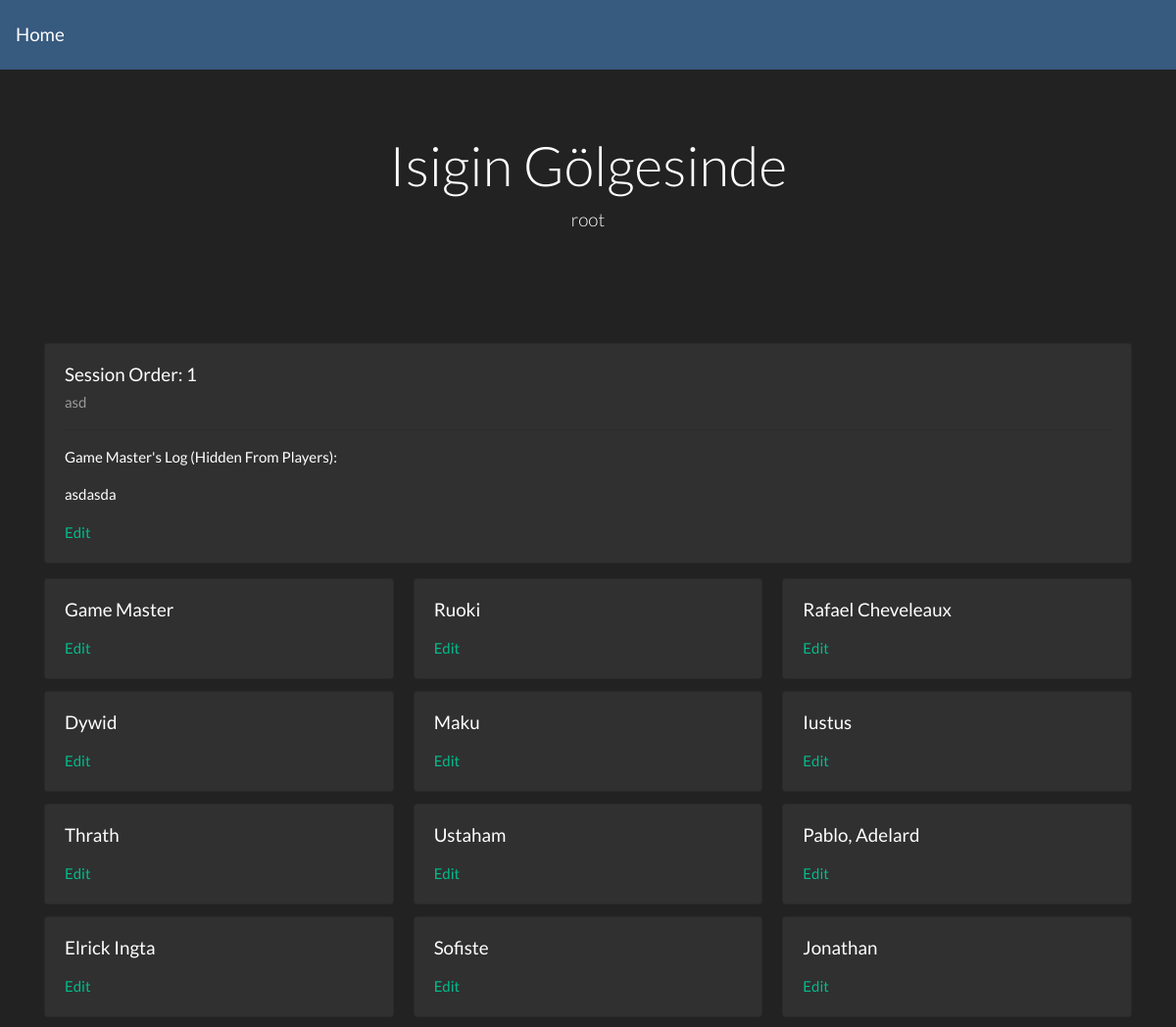
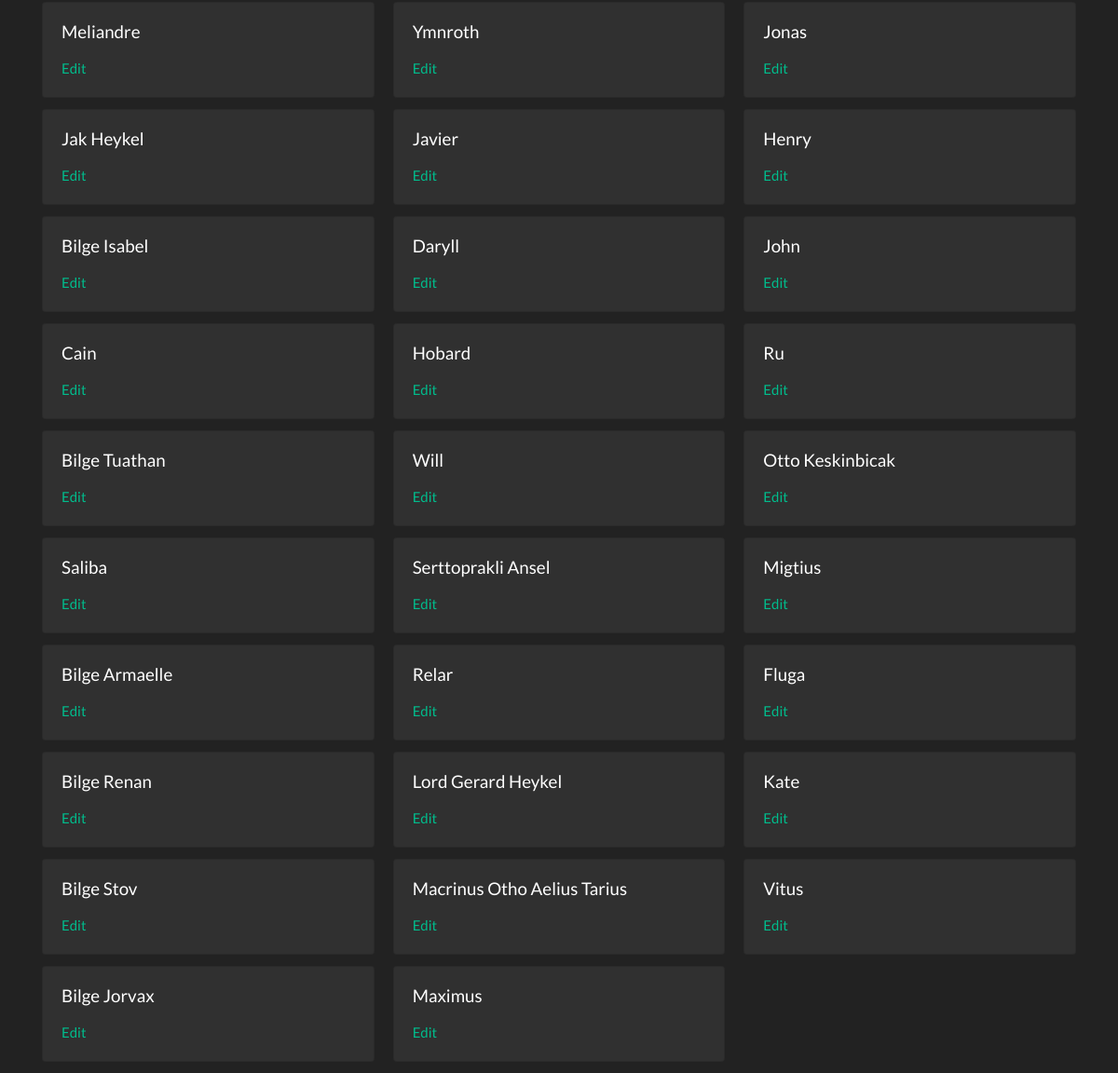
The app's page /campaigns/3/5/sessions/9 (signed in) with its own data (2 pictures, top to bottom).
### mainapp/models.py (models this page shows, shortened)
class Campaign(models.Model):
    name = models.CharField(max_length=100, null=False, unique=True)
    description = models.CharField(max_length=10000, null=False)
    players = models.ManyToManyField(User, related_name="players", blank=True)
    game_master = models.ForeignKey(User, on_delete=models.SET_NULL, null=True, related_name="game_master")
    setting = models.ForeignKey(Setting, on_delete=models.SET_NULL, related_name="setting", null=True, blank=True)

class Session(models.Model):
    order = models.IntegerField()
    description = models.CharField(max_length=1000, blank=True)
    campaign = models.ForeignKey("Campaign", null=True, on_delete=models.SET_NULL)
    game_master_log = models.TextField(blank=True)

class CharacterSession(models.Model):
    character = models.ForeignKey("Character", on_delete=models.CASCADE)
    session = models.ForeignKey("Session", on_delete=models.CASCADE)
    character_log = models.TextField(blank=True)

class Character(models.Model):
    name = models.CharField(max_length=100, null=False, unique=False)
    image = models.ImageField(upload_to="media", null=True, default="images/default_char.jpg")
    description = models.CharField(max_length=10000, blank=True)
    campaign = models.ForeignKey("Campaign", on_delete=models.CASCADE, null=True)
    user = models.ForeignKey(User, on_delete=models.SET_NULL, null=True, blank=True)
    known_characters = models.ManyToManyField("Character", blank=True)
    known_locations = models.ManyToManyField("Location", blank=True)
    own_lore = models.ForeignKey("Lore", on_delete=models.SET_NULL, null=True, blank=True, related_name="own_lore")
    known_lores = models.ManyToManyField("Lore", blank=True, related_name="known_lores", through="KnownLoreCharacter")
    sessions = models.ManyToManyField("Session", blank=True, related_name="character_sessions", through="CharacterSession")

### mainapp/views.py (the view)
# urls.py: path('campaigns/<int:pk>/<int:charid>/sessions/<int:sessionid>', SessionProfileView.as_view(),
class SessionProfileView(DetailView):
    model = Session
    template_name = 'session.html'
    context_object_name = 'session'
    def get_object(self, queryset=None):
        session_id = self.kwargs['sessionid']
        session = Session.objects.get(id=session_id)
        return session
    def get_context_data(self, **kwargs):
        campaign_id = self.kwargs['pk']
        campaign = Campaign.objects.get(id=campaign_id)
        charid = self.kwargs['charid']
        char = Character.objects.get(id=charid)
        session_id = self.kwargs['sessionid']
        session = Session.objects.get(id=session_id)
        gm_char = Character.objects.get(name='Game Master', campaign=campaign, user=campaign.game_master)
        context = super(SessionProfileView, self).get_context_data(**kwargs)
        context['campaign'] = campaign
        if self.request.user == campaign.game_master:
            context['character_sessions'] = CharacterSession.objects.filter(session=session)
        else:
            character_sessions = list()
            character_sessions.append(CharacterSession.objects.filter(session=session, character=gm_char).first())
            character_sessions.append(CharacterSession.objects.filter(session=session, character=char).first())
            context['character_sessions'] = character_sessions
        context['session'] = session
        return context
    @method_decorator(user_passes_test(lambda u: u.is_authenticated))
    def dispatch(self, *args, **kwargs):
        return super(SessionProfileView, self).dispatch(*args, **kwargs)

### mainapp/templates/session.html (shortened to what this page needs)
{% extends 'campaign-layout.html' %}
{% block campaign_name %} {{ campaign.name }}{% endblock %}
{% block gm_name %} {{ campaign.game_master.username }}{% endblock %}
{% block content %}
    <div class="card">
        <div class="card-body">
            <h5 class="card-title">Session Order: {{ session.order }}</h5>
            <p class="card-subtitle mb-2 text-muted">{{ session.description }}</p>
            {% if user == campaign.game_master %}
                <hr>
                <p class="card-text">Game Master's Log (Hidden From Players):</p>
                <p class="card-text">{{ session.game_master_log }}</p>
                <a href="{% url 'session-update' pk=request.resolver_match.kwargs.pk charid=request.resolver_match.kwargs.charid sessionid=session.id %}"
                   class="card-link">Edit</a>
            {% endif %}
        </div>
    </div>
    <div class="card-columns" style="margin-top: 15px">
        {% for character_session in character_sessions %}
            <div class="card">
                <div class="card-body" style="position: relative">
                    {% if character_session.character == Null %}
                        <h5 class="card-title">It looks like you missed this session :(</h5>
                    {% else %}
                        <h5 class="card-title">{{ character_session.character.name }}</h5>
                        {% if user == campaign.game_master or request.resolver_match.kwargs.charid == character_session.character.id %}
                            <a href="{% url 'character-session-update' pk=request.resolver_match.kwargs.pk charid=request.resolver_match.kwargs.charid sessionid=session.id charactersessionid=character_session.id %}"
                               class="card-link">Edit</a>
                        {% endif %}
                    {% endif %}
                </div>
            </div>
        {% endfor %}
    </div>
{% endblock %}

### records on screen
Campaign: name "Isigin Gölgesinde", game_master.username "root"
Session: order "1", description "asd", game_master_log "asdasda"
CharacterSession: character.name "Game Master"
CharacterSession: character.name "Dywid"
CharacterSession: character.name "Thrath"
CharacterSession: character.name "Elrick Ingta"
CharacterSession: character.name "Meliandre"
CharacterSession: character.name "Jak Heykel"
CharacterSession: character.name "Bilge Isabel"
CharacterSession: character.name "Cain"
CharacterSession: character.name "Bilge Tuathan"
CharacterSession: character.name "Saliba"
CharacterSession: character.name "Bilge Armaelle"
CharacterSession: character.name "Bilge Renan"
CharacterSession: character.name "Bilge Stov"
CharacterSession: character.name "Bilge Jorvax"
CharacterSession: character.name "Ruoki"
CharacterSession: character.name "Maku"
CharacterSession: character.name "Ustaham"
CharacterSession: character.name "Sofiste"
CharacterSession: character.name "Ymnroth"
CharacterSession: character.name "Javier"
CharacterSession: character.name "Daryll"
CharacterSession: character.name "Hobard"
CharacterSession: character.name "Will"
CharacterSession: character.name "Serttoprakli Ansel"
CharacterSession: character.name "Relar"
CharacterSession: character.name "Lord Gerard Heykel"
CharacterSession: character.name "Macrinus Otho Aelius Tarius"
CharacterSession: character.name "Maximus"
CharacterSession: character.name "Rafael Cheveleaux"
CharacterSession: character.name "Iustus"
CharacterSession: character.name "Pablo, Adelard"
CharacterSession: character.name "Jonathan"
CharacterSession: character.name "Jonas"
CharacterSession: character.name "Henry"
CharacterSession: character.name "John"
CharacterSession: character.name "Ru"
CharacterSession: character.name "Otto Keskinbicak"
CharacterSession: character.name "Migtius"
CharacterSession: character.name "Fluga"
CharacterSession: character.name "Kate"
CharacterSession: character.name "Vitus"
